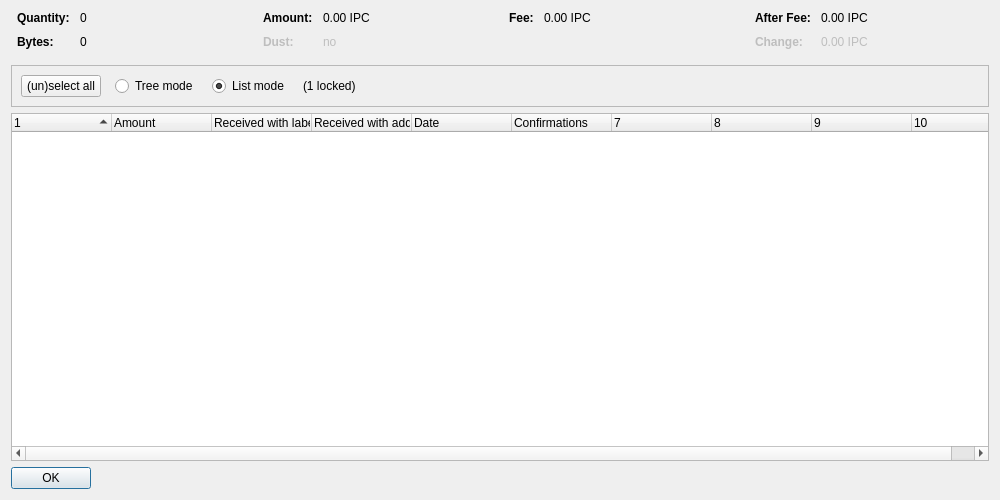
<?xml version="1.0" encoding="UTF-8"?>
<ui version="4.0">
 <class>CoinControlDialog</class>
 <widget class="QDialog" name="CoinControlDialog">
  <property name="geometry">
   <rect>
    <x>0</x>
    <y>0</y>
    <width>1000</width>
    <height>500</height>
   </rect>
  </property>
  <property name="windowTitle">
   <string>Coin Selection</string>
  </property>
  <layout class="QVBoxLayout" name="verticalLayout">
   <item>
    <layout class="QHBoxLayout" name="horizontalLayoutTop" stretch="0,0,0,0">
     <property name="topMargin">
      <number>0</number>
     </property>
     <property name="bottomMargin">
      <number>10</number>
     </property>
     <item>
      <layout class="QFormLayout" name="formLayoutCoinControl1">
       <property name="horizontalSpacing">
        <number>10</number>
       </property>
       <property name="verticalSpacing">
        <number>10</number>
       </property>
       <property name="leftMargin">
        <number>6</number>
       </property>
       <property name="rightMargin">
        <number>6</number>
       </property>
       <item row="0" column="0">
        <widget class="QLabel" name="labelCoinControlQuantityText">
         <property name="font">
          <font>
           <weight>75</weight>
           <bold>true</bold>
          </font>
         </property>
         <property name="text">
          <string>Quantity:</string>
         </property>
        </widget>
       </item>
       <item row="0" column="1">
        <widget class="QLabel" name="labelCoinControlQuantity">
         <property name="cursor">
          <cursorShape>IBeamCursor</cursorShape>
         </property>
         <property name="contextMenuPolicy">
          <enum>Qt::ActionsContextMenu</enum>
         </property>
         <property name="text">
          <string notr="true">0</string>
         </property>
         <property name="textInteractionFlags">
          <set>Qt::LinksAccessibleByMouse|Qt::TextSelectableByKeyboard|Qt::TextSelectableByMouse</set>
         </property>
        </widget>
       </item>
       <item row="1" column="0">
        <widget class="QLabel" name="labelCoinControlBytesText">
         <property name="font">
          <font>
           <weight>75</weight>
           <bold>true</bold>
          </font>
         </property>
         <property name="text">
          <string>Bytes:</string>
         </property>
        </widget>
       </item>
       <item row="1" column="1">
        <widget class="QLabel" name="labelCoinControlBytes">
         <property name="cursor">
          <cursorShape>IBeamCursor</cursorShape>
         </property>
         <property name="contextMenuPolicy">
          <enum>Qt::ActionsContextMenu</enum>
         </property>
         <property name="text">
          <string notr="true">0</string>
         </property>
         <property name="textInteractionFlags">
          <set>Qt::LinksAccessibleByMouse|Qt::TextSelectableByKeyboard|Qt::TextSelectableByMouse</set>
         </property>
        </widget>
       </item>
      </layout>
     </item>
     <item>
      <layout class="QFormLayout" name="formLayoutCoinControl2">
       <property name="horizontalSpacing">
        <number>10</number>
       </property>
       <property name="verticalSpacing">
        <number>10</number>
       </property>
       <property name="leftMargin">
        <number>6</number>
       </property>
       <property name="rightMargin">
        <number>6</number>
       </property>
       <item row="0" column="0">
        <widget class="QLabel" name="labelCoinControlAmountText">
         <property name="font">
          <font>
           <weight>75</weight>
           <bold>true</bold>
          </font>
         </property>
         <property name="text">
          <string>Amount:</string>
         </property>
        </widget>
       </item>
       <item row="0" column="1">
        <widget class="QLabel" name="labelCoinControlAmount">
         <property name="cursor">
          <cursorShape>IBeamCursor</cursorShape>
         </property>
         <property name="contextMenuPolicy">
          <enum>Qt::ActionsContextMenu</enum>
         </property>
         <property name="text">
          <string notr="true">0.00 IPC</string>
         </property>
         <property name="textInteractionFlags">
          <set>Qt::LinksAccessibleByMouse|Qt::TextSelectableByKeyboard|Qt::TextSelectableByMouse</set>
         </property>
        </widget>
       </item>
       <item row="1" column="0">
        <widget class="QLabel" name="labelCoinControlLowOutputText">
         <property name="enabled">
          <bool>false</bool>
         </property>
         <property name="font">
          <font>
           <weight>75</weight>
           <bold>true</bold>
          </font>
         </property>
         <property name="text">
          <string>Dust:</string>
         </property>
        </widget>
       </item>
       <item row="1" column="1">
        <widget class="QLabel" name="labelCoinControlLowOutput">
         <property name="enabled">
          <bool>false</bool>
         </property>
         <property name="cursor">
          <cursorShape>IBeamCursor</cursorShape>
         </property>
         <property name="contextMenuPolicy">
          <enum>Qt::ActionsContextMenu</enum>
         </property>
         <property name="text">
          <string notr="true">no</string>
         </property>
         <property name="textInteractionFlags">
          <set>Qt::LinksAccessibleByMouse|Qt::TextSelectableByKeyboard|Qt::TextSelectableByMouse</set>
         </property>
        </widget>
       </item>
      </layout>
     </item>
     <item>
      <layout class="QFormLayout" name="formLayoutCoinControl3">
       <property name="horizontalSpacing">
        <number>10</number>
       </property>
       <property name="verticalSpacing">
        <number>10</number>
       </property>
       <property name="leftMargin">
        <number>6</number>
       </property>
       <property name="rightMargin">
        <number>6</number>
       </property>
       <item row="0" column="0">
        <widget class="QLabel" name="labelCoinControlFeeText">
         <property name="font">
          <font>
           <weight>75</weight>
           <bold>true</bold>
          </font>
         </property>
         <property name="text">
          <string>Fee:</string>
         </property>
        </widget>
       </item>
       <item row="0" column="1">
        <widget class="QLabel" name="labelCoinControlFee">
         <property name="cursor">
          <cursorShape>IBeamCursor</cursorShape>
         </property>
         <property name="contextMenuPolicy">
          <enum>Qt::ActionsContextMenu</enum>
         </property>
         <property name="text">
          <string notr="true">0.00 IPC</string>
         </property>
         <property name="textInteractionFlags">
          <set>Qt::LinksAccessibleByMouse|Qt::TextSelectableByKeyboard|Qt::TextSelectableByMouse</set>
         </property>
        </widget>
       </item>
      </layout>
     </item>
     <item>
      <layout class="QFormLayout" name="formLayoutCoinControl4">
       <property name="horizontalSpacing">
        <number>10</number>
       </property>
       <property name="verticalSpacing">
        <number>10</number>
       </property>
       <property name="leftMargin">
        <number>6</number>
       </property>
       <property name="rightMargin">
        <number>6</number>
       </property>
       <item row="0" column="0">
        <widget class="QLabel" name="labelCoinControlAfterFeeText">
         <property name="font">
          <font>
           <weight>75</weight>
           <bold>true</bold>
          </font>
         </property>
         <property name="text">
          <string>After Fee:</string>
         </property>
        </widget>
       </item>
       <item row="0" column="1">
        <widget class="QLabel" name="labelCoinControlAfterFee">
         <property name="cursor">
          <cursorShape>IBeamCursor</cursorShape>
         </property>
         <property name="contextMenuPolicy">
          <enum>Qt::ActionsContextMenu</enum>
         </property>
         <property name="text">
          <string notr="true">0.00 IPC</string>
         </property>
         <property name="textInteractionFlags">
          <set>Qt::LinksAccessibleByMouse|Qt::TextSelectableByKeyboard|Qt::TextSelectableByMouse</set>
         </property>
        </widget>
       </item>
       <item row="1" column="0">
        <widget class="QLabel" name="labelCoinControlChangeText">
         <property name="enabled">
          <bool>false</bool>
         </property>
         <property name="font">
          <font>
           <weight>75</weight>
           <bold>true</bold>
          </font>
         </property>
         <property name="text">
          <string>Change:</string>
         </property>
        </widget>
       </item>
       <item row="1" column="1">
        <widget class="QLabel" name="labelCoinControlChange">
         <property name="enabled">
          <bool>false</bool>
         </property>
         <property name="cursor">
          <cursorShape>IBeamCursor</cursorShape>
         </property>
         <property name="contextMenuPolicy">
          <enum>Qt::ActionsContextMenu</enum>
         </property>
         <property name="text">
          <string notr="true">0.00 IPC</string>
         </property>
         <property name="textInteractionFlags">
          <set>Qt::LinksAccessibleByMouse|Qt::TextSelectableByKeyboard|Qt::TextSelectableByMouse</set>
         </property>
        </widget>
       </item>
      </layout>
     </item>
    </layout>
   </item>
   <item>
    <widget class="QFrame" name="frame">
     <property name="minimumSize">
      <size>
       <width>0</width>
       <height>40</height>
      </size>
     </property>
     <property name="frameShape">
      <enum>QFrame::StyledPanel</enum>
     </property>
     <property name="frameShadow">
      <enum>QFrame::Sunken</enum>
     </property>
     <layout class="QHBoxLayout" name="horizontalLayout">
      <item>
       <layout class="QHBoxLayout" name="horizontalLayoutPanel" stretch="0,0,0,0,0">
        <property name="spacing">
         <number>14</number>
        </property>
        <item>
         <widget class="QPushButton" name="pushButtonSelectAll">
          <property name="sizePolicy">
           <sizepolicy hsizetype="Maximum" vsizetype="Fixed">
            <horstretch>0</horstretch>
            <verstretch>0</verstretch>
           </sizepolicy>
          </property>
          <property name="text">
           <string>(un)select all</string>
          </property>
          <property name="autoDefault">
           <bool>false</bool>
          </property>
         </widget>
        </item>
        <item>
         <widget class="QRadioButton" name="radioTreeMode">
          <property name="sizePolicy">
           <sizepolicy hsizetype="Maximum" vsizetype="Fixed">
            <horstretch>0</horstretch>
            <verstretch>0</verstretch>
           </sizepolicy>
          </property>
          <property name="text">
           <string>Tree mode</string>
          </property>
         </widget>
        </item>
        <item>
         <widget class="QRadioButton" name="radioListMode">
          <property name="sizePolicy">
           <sizepolicy hsizetype="Maximum" vsizetype="Fixed">
            <horstretch>0</horstretch>
            <verstretch>0</verstretch>
           </sizepolicy>
          </property>
          <property name="text">
           <string>List mode</string>
          </property>
          <property name="checked">
           <bool>true</bool>
          </property>
         </widget>
        </item>
        <item>
         <widget class="QLabel" name="labelLocked">
          <property name="text">
           <string notr="true">(1 locked)</string>
          </property>
         </widget>
        </item>
        <item>
         <spacer name="horizontalSpacer">
          <property name="orientation">
           <enum>Qt::Horizontal</enum>
          </property>
          <property name="sizeHint" stdset="0">
           <size>
            <width>40</width>
            <height>20</height>
           </size>
          </property>
         </spacer>
        </item>
       </layout>
      </item>
     </layout>
    </widget>
   </item>
   <item>
    <widget class="CoinControlTreeWidget" name="treeWidget">
     <property name="contextMenuPolicy">
      <enum>Qt::CustomContextMenu</enum>
     </property>
     <property name="sortingEnabled">
      <bool>false</bool>
     </property>
     <property name="columnCount">
      <number>10</number>
     </property>
     <attribute name="headerShowSortIndicator" stdset="0">
      <bool>true</bool>
     </attribute>
     <attribute name="headerStretchLastSection">
      <bool>false</bool>
     </attribute>
     <column>
      <property name="text">
       <string/>
      </property>
     </column>
     <column>
      <property name="text">
       <string>Amount</string>
      </property>
     </column>
     <column>
      <property name="text">
       <string>Received with label</string>
      </property>
     </column>
     <column>
      <property name="text">
       <string>Received with address</string>
      </property>
     </column>
     <column>
      <property name="text">
       <string>Date</string>
      </property>
     </column>
     <column>
      <property name="text">
       <string>Confirmations</string>
      </property>
      <property name="toolTip">
       <string>Confirmed</string>
      </property>
     </column>
     <column>
      <property name="text">
       <string/>
      </property>
     </column>
     <column>
      <property name="text">
       <string/>
      </property>
     </column>
     <column>
      <property name="text">
       <string/>
      </property>
     </column>
     <column>
      <property name="text">
       <string/>
      </property>
     </column>
    </widget>
   </item>
   <item>
    <widget class="QDialogButtonBox" name="buttonBox">
     <property name="sizePolicy">
      <sizepolicy hsizetype="Maximum" vsizetype="Fixed">
       <horstretch>0</horstretch>
       <verstretch>0</verstretch>
      </sizepolicy>
     </property>
     <property name="orientation">
      <enum>Qt::Horizontal</enum>
     </property>
     <property name="standardButtons">
      <set>QDialogButtonBox::Ok</set>
     </property>
    </widget>
   </item>
  </layout>
 </widget>
 <customwidgets>
  <customwidget>
   <class>CoinControlTreeWidget</class>
   <extends>QTreeWidget</extends>
   <header>coincontroltreewidget.h</header>
  </customwidget>
 </customwidgets>
 <resources/>
 <connections/>
</ui>
